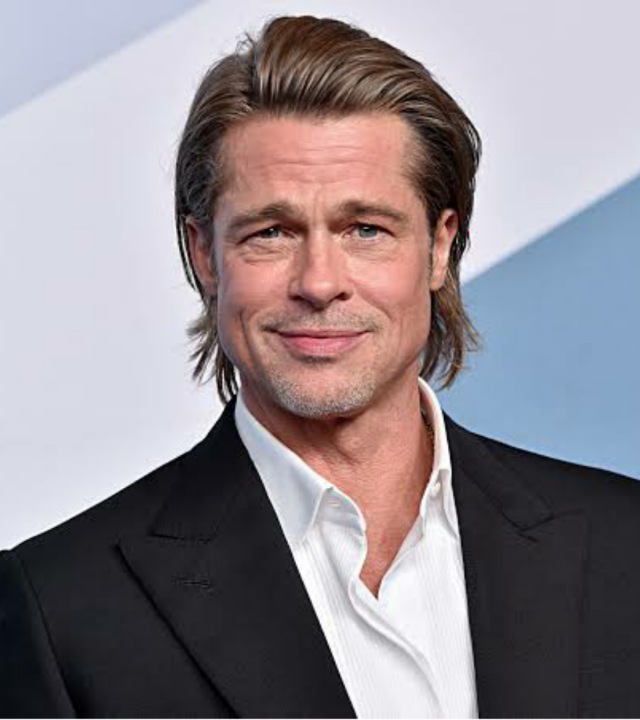
#> input picture HW5/Resources/im1.png, 640 x 720 px
$ python q1.py
#> lines starting #> are read from the running program, lines starting #| are printed output that depends on the picture
import time

import imageio
import cv2
import numpy as np
from scipy.spatial import Delaunay


def warpTriangle(image1, image2, points1, points2):
    r1 = cv2.boundingRect(points1)
    r2 = cv2.boundingRect(points2)

    t1points = []
    t2points = []

    t1points.append(((points1[0][0] - r1[0]), (points1[0][1] - r1[1])))
    t2points.append(((points2[0][0] - r2[0]), (points2[0][1] - r2[1])))
    t1points.append(((points1[1][0] - r1[0]), (points1[1][1] - r1[1])))
    t2points.append(((points2[1][0] - r2[0]), (points2[1][1] - r2[1])))
    t1points.append(((points1[2][0] - r1[0]), (points1[2][1] - r1[1])))
    t2points.append(((points2[2][0] - r2[0]), (points2[2][1] - r2[1])))

    image1Cropped = image1[r1[1]:r1[1] + r1[3], r1[0]:r1[0] + r1[2]]

    m = cv2.getAffineTransform(np.float32(t1points), np.float32(t2points))

    warped_image = cv2.warpAffine(image1Cropped, m, (r2[2], r2[3]), None, flags=cv2.INTER_CUBIC,
                                  borderMode=cv2.BORDER_REFLECT_101)

    x = image2[r2[1]:r2[1] + r2[3], r2[0]:r2[0] + r2[2]]
    mask = np.zeros(x.shape, dtype=np.float32)
    cv2.fillConvexPoly(mask, np.int32(t2points), (1.0, 1.0, 1.0), 16, 0)

    image2[r2[1]:r2[1] + r2[3], r2[0]:r2[0] + r2[2]] = image2[r2[1]:r2[1] + r2[3], r2[0]:r2[0] + r2[2]] * (
            (1.0, 1.0, 1.0) - mask) + warped_image * mask


start = time.time()
bradpitt = cv2.imread("Resources/im1.png")
#> bradpitt is the input picture: shape (720, 640, 3); mean B, G, R 142.9, 136.8, 144.7
bradpitt = bradpitt.astype('float64')
tomcruise = cv2.imread("Resources/im2.png")
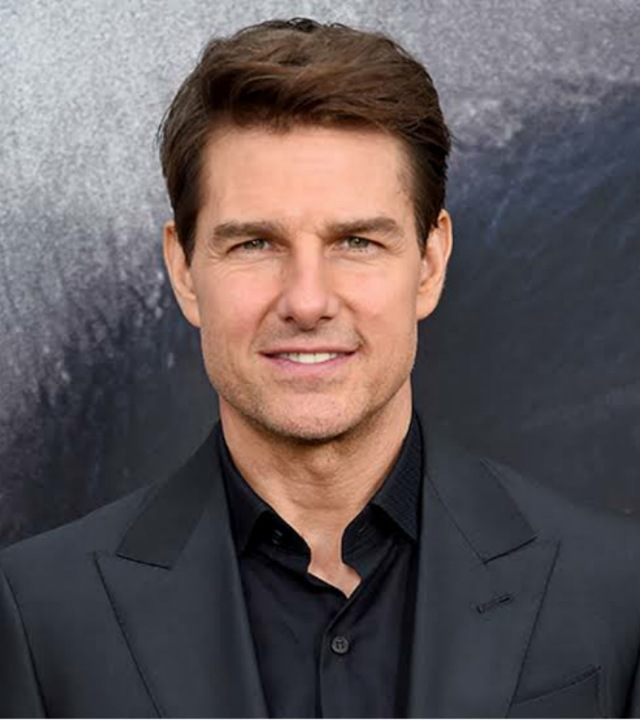
#> input picture HW5/Resources/im2.png, 640 x 720 px
#> tomcruise is the input picture: shape (720, 640, 3); mean B, G, R 89.6, 88.2, 97.9
tomcruise = tomcruise.astype('float64')

new_brad = np.zeros((bradpitt.shape[0] + 2, bradpitt.shape[1] + 2, 3), bradpitt.dtype)
new_brad[1:bradpitt.shape[0] + 1, 1: bradpitt.shape[1] + 1] = bradpitt
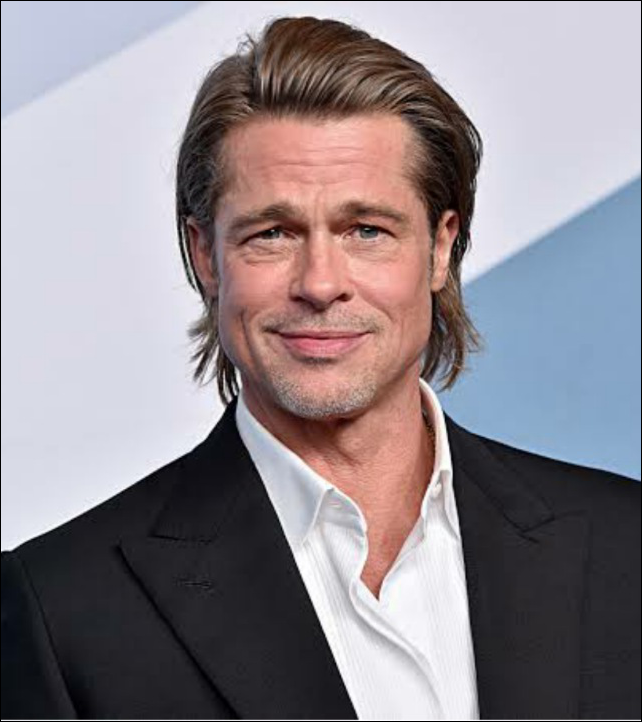
#> new_brad: shape (722, 642, 3) float64; mean B, G, R 142, 136, 143.9
new_tom = np.zeros((tomcruise.shape[0] + 2, tomcruise.shape[1] + 2, 3), tomcruise.dtype)
new_tom[1:tomcruise.shape[0] + 1, 1: tomcruise.shape[1] + 1] = tomcruise

cv2.imwrite("Result/res01.jpg", new_brad)
cv2.imwrite("Result/res02.jpg", new_tom)
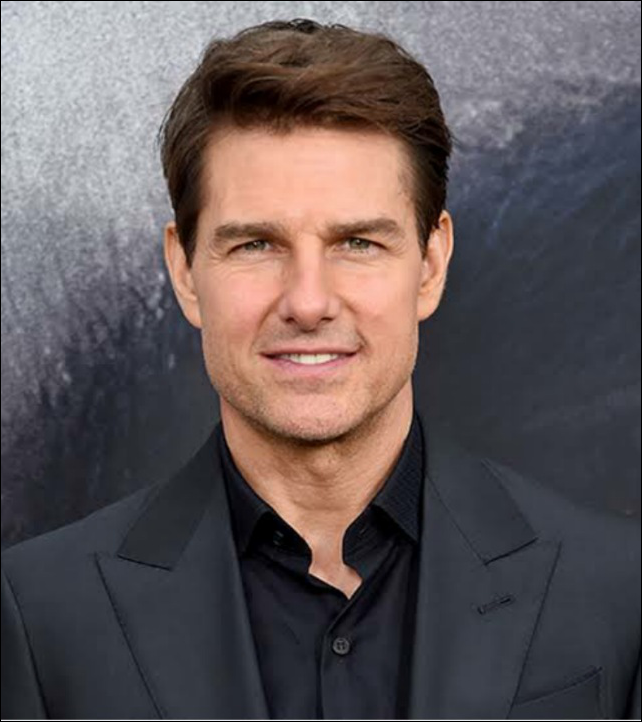
#> saved as res02.jpg: shape (722, 642, 3); mean B, G, R 89.1, 87.7, 97.3

tomcruise = new_tom
bradpitt = new_brad
with open("Resources/points1.txt", 'r') as f:
#> (reads HW5/Resources/points1.txt from the repository)
    brad_points = f.readlines()
with open("Resources/points2.txt", 'r') as f:
#> (reads HW5/Resources/points2.txt from the repository)
    tom_points = f.readlines()

brad_x = []
brad_y = []
brad_T = []
for i in range(0, 126):
    string = brad_points[i].split()
    xp = int(string[0])
    yp = int(string[1])
    brad_T.append([xp + 1, yp + 1])
    brad_x.append(xp + 1)
    brad_y.append(yp + 1)
shape = tuple(zip(brad_x, brad_y))
b_points = np.array(brad_T)

tom_x = []
tom_y = []
tom_T = []
for i in range(0, 126):
    string = tom_points[i].split()
    xp = int(string[0])
    yp = int(string[1])
    tom_T.append([xp + 1, yp + 1])
    tom_x.append(xp + 1)
    tom_y.append(yp + 1)
shape = tuple(zip(tom_x, tom_y))
t_points = np.array(tom_T)

b_triangles = Delaunay(b_points)
print(b_triangles.simplices.shape)
print("****************************")
print(t_points[0])
number = 45
rate = 1 / number
listofimages = []
for i in range(0, number + 1):
    alpha = i * rate
    positions = (1 - alpha) * b_points + alpha * t_points
    positions = positions.astype('int32')
    brad_output = np.zeros(bradpitt.shape, dtype=bradpitt.dtype)
    tom_output = np.zeros(tomcruise.shape, dtype=tomcruise.dtype)

    for j in range(0, b_triangles.simplices.shape[0]):
        triplet_brad = b_triangles.simplices[j]
        triplet_tom = triplet_brad

        A = np.array([b_points[triplet_brad[0]], b_points[triplet_brad[1]], b_points[triplet_brad[2]]], "int32")
        B = np.array([positions[triplet_brad[0]], positions[triplet_brad[1]], positions[triplet_brad[2]]], "int32")
        C = np.array([t_points[triplet_tom[0]], t_points[triplet_tom[1]], t_points[triplet_tom[2]]], "int32")
        D = np.array([positions[triplet_tom[0]], positions[triplet_tom[1]], positions[triplet_tom[2]]], "int32")

        warpTriangle(bradpitt, brad_output, A, B)
#> (the run stopped early here; a loop or call above may not have finished)
